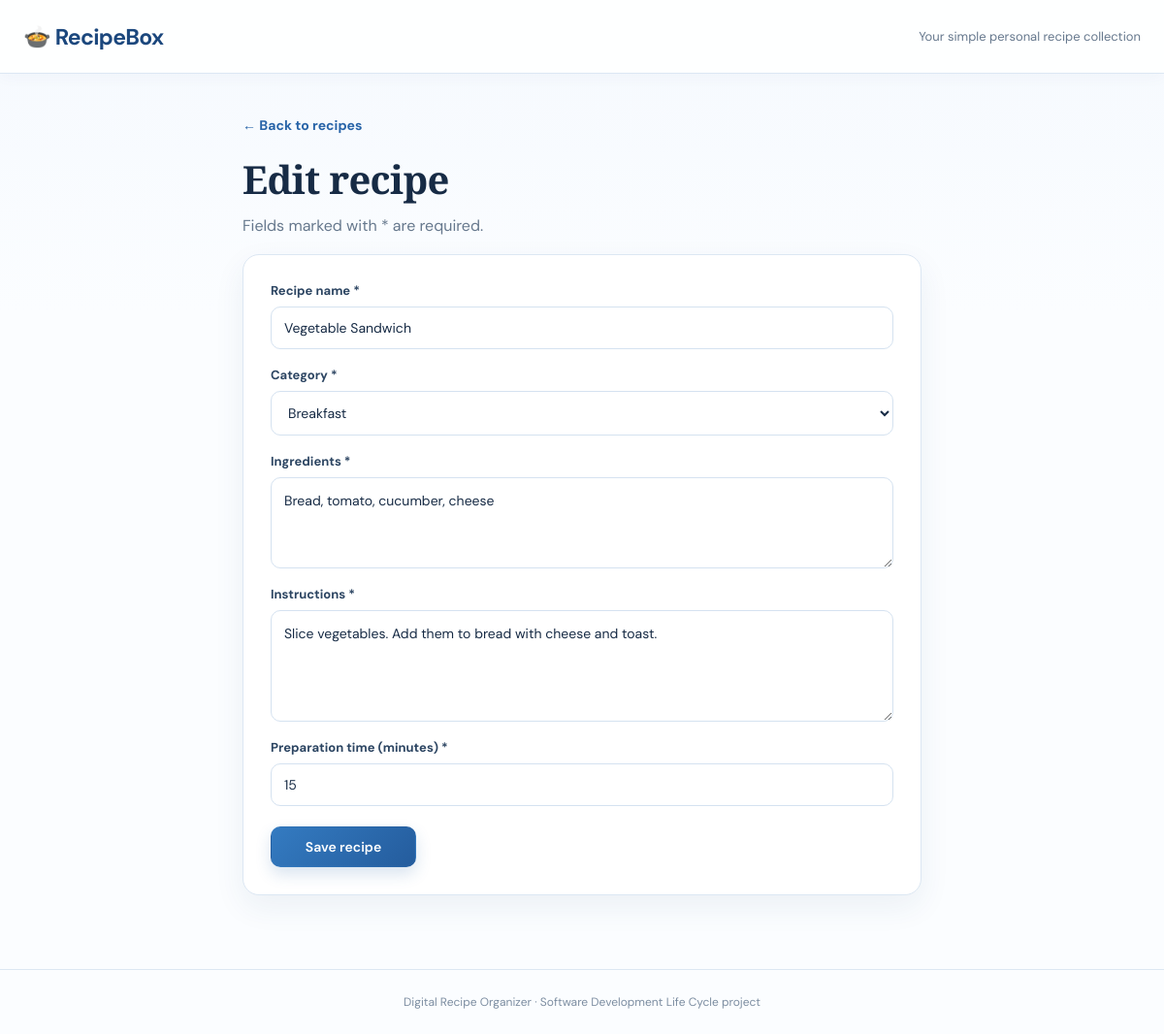
Screenshot of /edit/1 with the database file from the repository.
### tables this page shows
CREATE TABLE recipes (
                id INTEGER PRIMARY KEY AUTOINCREMENT,
                name TEXT NOT NULL,
                category TEXT NOT NULL,
                ingredients TEXT NOT NULL,
                instructions TEXT NOT NULL,
                prep_minutes INTEGER NOT NULL DEFAULT 0
            );

### app.py (the view, shortened to what this page needs)
@app.route("/edit/<int:recipe_id>", methods=["GET", "POST"])
def edit_recipe(recipe_id):
    with db_connection() as conn:
        recipe = conn.execute("SELECT * FROM recipes WHERE id = ?", (recipe_id,)).fetchone()
    if recipe is None:
        flash("Recipe not found.", "error")
        return redirect(url_for("index"))
    return render_template("form.html", recipe=recipe, page_title="Edit recipe")

### app.py (called while the page is built)
def get_db():
    conn = sqlite3.connect(DB_PATH)
    conn.row_factory = sqlite3.Row
    return conn

@contextmanager
def db_connection():
    conn = get_db()
    try:
        yield conn
        conn.commit()
    except Exception:
        conn.rollback()
        raise
    finally:
        conn.close()

### templates/form.html (shortened to what this page needs)
{% extends "base.html" %}
{% block content %}
<section class="form-wrap">
  <a class="back-link" href="{{ url_for('index') }}">← Back to recipes</a>
  <h1>{{ page_title }}</h1>
  <p class="muted">Fields marked with * are required.</p>
  <form method="post" class="recipe-form">
    <label>Recipe name *<input name="name" required maxlength="100" value="{{ recipe.name if recipe else '' }}" placeholder="e.g. Vegetable pasta"></label>
    <label>Category *
      <select name="category" required>
        {% set current = recipe.category if recipe else '' %}
        {% for cat in ['Breakfast', 'Lunch', 'Dinner', 'Snacks', 'Dessert', 'Drinks', 'Other'] %}
          <option value="{{ cat }}" {% if current == cat %}selected{% endif %}>{{ cat }}</option>
        {% endfor %}
      </select>
    </label>
    <label>Ingredients *<textarea name="ingredients" required rows="3" placeholder="List ingredients separated by commas">{{ recipe.ingredients if recipe else '' }}</textarea></label>
    <label>Instructions *<textarea name="instructions" required rows="4" placeholder="Describe the steps">{{ recipe.instructions if recipe else '' }}</textarea></label>
    <label>Preparation time (minutes) *<input type="number" name="prep_minutes" required min="0" value="{{ recipe.prep_minutes if recipe else 15 }}"></label>
    <button class="button primary" type="submit">Save recipe</button>
  </form>
</section>
{% endblock %}

### static/style.css (style rules this page uses)
:root { --ink: #172b45; --muted: #66788d; --blue: #2864a8; --blue-dark: #1b477d; --blue-soft: #eaf3fc; --blue-pale: #f5f9fe; --line: #dce7f3; --white: #ffffff; --danger-bg: #fff0ef; --danger: #a83b36; --shadow: 0 12px 32px rgba(29, 67, 110, 0.07); }
* { box-sizing: border-box; }
html { scroll-behavior: smooth; }
body { margin: 0; background: linear-gradient(180deg, #f5f9fe 0, #fbfdff 320px, #fbfdff 100%); color: var(--ink); font-family: 'DM Sans', Arial, sans-serif; -webkit-font-smoothing: antialiased; }
h1, h2, h3, p { margin-top: 0; }
h1 { max-width: 720px; margin-bottom: 12px; font-family: 'Playfair Display', Georgia, serif; font-size: clamp(32px, 4vw, 47px); line-height: 1.13; letter-spacing: -0.7px; }
.muted { color: var(--muted); line-height: 1.7; }
.button { border: 1px solid transparent; border-radius: 10px; padding: 11px 16px; display: inline-flex; align-items: center; justify-content: center; gap: 7px; font: 600 14px 'DM Sans', sans-serif; text-decoration: none; cursor: pointer; white-space: nowrap; transition: transform .18s ease, box-shadow .18s ease, background .18s ease, border-color .18s ease; }
.primary { color: #fff; background: linear-gradient(135deg, #347bc1, #245c9d); box-shadow: 0 7px 16px rgba(40, 100, 168, 0.18); }
input, select, textarea { min-width: 0; border: 1px solid #d5e2f0; border-radius: 10px; padding: 12px 13px; background: #fff; color: var(--ink); font: 400 14px 'DM Sans', Arial, sans-serif; transition: border-color .18s ease, box-shadow .18s ease; }
input::placeholder, textarea::placeholder { color: #93a2b5; }
.form-wrap { max-width: 700px; margin: 0 auto; }
.back-link { display: inline-block; margin-bottom: 24px; color: var(--blue); font-size: 14px; font-weight: 700; text-decoration: none; }
.form-wrap h1 { font-size: clamp(30px, 4vw, 40px); }
.recipe-form { display: grid; gap: 18px; padding: 28px; background: #fff; border: 1px solid var(--line); border-radius: 17px; box-shadow: var(--shadow); }
.recipe-form label { display: grid; gap: 8px; color: #2c4562; font-size: 13px; font-weight: 700; }
.recipe-form input, .recipe-form select, .recipe-form textarea { width: 100%; font-weight: 400; }
.recipe-form textarea { resize: vertical; line-height: 1.6; }
.recipe-form .button { justify-self: start; min-width: 150px; margin-top: 3px; }

### rows the page displays
recipes: name "Vegetable Sandwich", category "Breakfast", ingredients "Bread, tomato, cucumber, cheese", instructions "Slice vegetables. Add them to bread with cheese and toast.", prep_minutes "15"

### other values shown
{{ page_title }} "Edit recipe"
